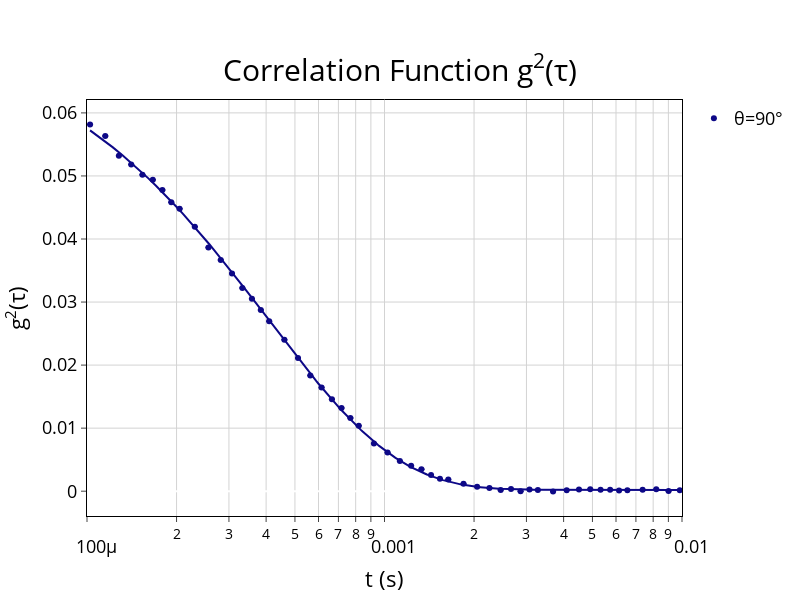

Write notebook code for a chart like this one.
### Markdown cell above
# PLOT FIT

### Code cell
colors = px.colors.sequential.Plasma

fig = go.Figure()
for i,θ in enumerate(data.keys()):
    x = data[θ]['t']
    y = data[θ]['g']
    γ = data[θ]['gamma']
    sigmay = data[θ]['sigmag']
    X,Y = data[θ]['fit'].draw()

    # plt.plot(X,Y)
    # plt.xlim(0,1)
    # plt.show()

    fig.add_trace(go.Scatter(x=X, y=Y, mode='lines',line_color=colors[i], showlegend=False,hoverinfo='skip'))

    fig.add_trace(go.Scatter(x=x,y=y, mode='markers', name=f'θ={θ}°',
        marker=dict(color = colors[i]),
        error_y=dict( 
			type='data', 
			array=sigmay, 
			color=colors[i],
			thickness=1.5, 
			width=3, 
		)))

fig.update_layout(
        xaxis_type="log",
        yaxis_title="g<sup>2</sup>(τ)",
        xaxis_title="t (s)",
        # title='g<sup>2</sup>(τ) vs t',
        xaxis=dict(range=[np.log10(0.0001), np.log10(0.010)]),
        width=800,
        height=600,
        title={
            'text': "Correlation Function g<sup>2</sup>(τ)",
            'y':0.9,
            'x':0.5,
            'xanchor': 'center',
            'yanchor': 'top',
            'font':dict(size=30)
        },
        plot_bgcolor='white',
        font=dict(
            #family="Courier New, monospace",
            size=18,
            color="Black"
        ),
            # yaxis=dict(range=[0, 0.06])
    )

fig.update_xaxes(
    mirror=True,
    ticks='outside',
    showline=True,
    linecolor='black',
    gridcolor='lightgrey'
)
fig.update_yaxes(
    mirror=True,
    ticks='outside',
    showline=True,
    linecolor='black',
    gridcolor='lightgrey'
)

fig.show()

### Figure 1 — Plotly figure (JSON) as saved in the notebook; plotly's stock layout.template omitted (floating-point values rounded to 4 significant figures; data arrays with more than 128 entries replaced by an {"elided": "..."} marker saying what was removed)
{"data": [{"hoverinfo": "skip", "line": {"color": "#0d0887"}, "mode": "lines", "showlegend": false, "type": "scatter", "x": {"elided": "1000 float values"}, "y": {"elided": "1000 float values"}}, {"error_y": {"array": [2.097e-06, 1.033e-06, 1.549e-06, 2.123e-06, 1.419e-06, 2.163e-06, 1.24e-06, 1.156e-06, 1.641e-06, 1.38e-06, 1.334e-06, 1.16e-06, 5.899e-07, 1.366e-06, 1.075e-06, 9.188e-07, 4.799e-07, 6.258e-07, 4.786e-07, 7.145e-07, 8.941e-07, 6.741e-07, 1.028e-06, 8.163e-07, 7.106e-07, 6.334e-07, 6.347e-07, 7.713e-07, 6.054e-07, 7.159e-07, 1.067e-06, 1.053e-06, 6.968e-07, 5.993e-07, 5.958e-07, 7.369e-07, 4.833e-07, 8.495e-07, 7.335e-07, 5.796e-07, 5.127e-07, 5.278e-07, 5.271e-07, 2.889e-07, 3.385e-07, 5.077e-07, 4.702e-07, 5.869e-07, 4.546e-07, 3.349e-07, 5.215e-07, 3.587e-07, 3.989e-07], "color": "#0d0887", "thickness": 1.5, "type": "data", "width": 3}, "marker": {"color": "#0d0887"}, "mode": "markers", "name": "θ=90°", "type": "scatter", "x": [0.0001024, 0.0001152, 0.000128, 0.0001408, 0.0001536, 0.0001664, 0.0001792, 0.000192, 0.0002048, 0.0002304, 0.000256, 0.0002816, 0.0003072, 0.0003328, 0.0003584, 0.000384, 0.0004096, 0.0004608, 0.000512, 0.0005632, 0.0006144, 0.0006656, 0.0007168, 0.000768, 0.0008192, 0.0009216, 0.001024, 0.001126, 0.001229, 0.001331, 0.001434, 0.001536, 0.001638, 0.001843, 0.002048, 0.002253, 0.002458, 0.002662, 0.002867, 0.003072, 0.003277, 0.003686, 0.004096, 0.004506, 0.004915, 0.005325, 0.005734, 0.006144, 0.006554, 0.007373, 0.008192, 0.009011, 0.00983], "y": [0.05815, 0.05633, 0.0532, 0.05182, 0.05018, 0.04941, 0.04776, 0.04582, 0.04481, 0.04193, 0.03865, 0.03666, 0.03454, 0.03221, 0.03053, 0.02873, 0.02696, 0.02403, 0.02114, 0.01834, 0.01644, 0.01459, 0.0132, 0.01161, 0.01038, 0.007562, 0.006125, 0.004784, 0.004047, 0.003493, 0.002562, 0.001987, 0.001847, 0.001173, 0.0007208, 0.0005068, 0.0002077, 0.0003443, 9.384e-06, 0.0002776, 0.0001933, -3.887e-05, 0.000145, 0.0002708, 0.0002989, 0.0002347, 0.0002364, 9.895e-05, 0.0001648, 0.0002123, 0.0002995, 3.029e-05, 0.0001578]}], "layout": {"font": {"color": "Black", "size": 18}, "height": 600, "plot_bgcolor": "white", "title": {"font": {"size": 30}, "text": "Correlation Function g<sup>2</sup>(τ)", "x": 0.5, "xanchor": "center", "y": 0.9, "yanchor": "top"}, "width": 800, "xaxis": {"gridcolor": "lightgrey", "linecolor": "black", "mirror": true, "range": [-4, -2], "showline": true, "ticks": "outside", "title": {"text": "t (s)"}, "type": "log"}, "yaxis": {"gridcolor": "lightgrey", "linecolor": "black", "mirror": true, "showline": true, "ticks": "outside", "title": {"text": "g<sup>2</sup>(τ)"}}}}
